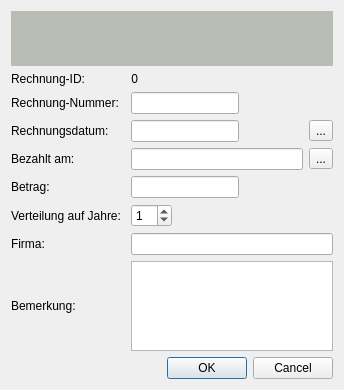
<?xml version="1.0" encoding="UTF-8"?>
<ui version="4.0">
 <class>RechnungDlg</class>
 <widget class="QDialog" name="RechnungDlg">
  <property name="geometry">
   <rect>
    <x>0</x>
    <y>0</y>
    <width>344</width>
    <height>390</height>
   </rect>
  </property>
  <property name="windowTitle">
   <string>Rechnung erfassen/ändern</string>
  </property>
  <layout class="QGridLayout" name="gridLayout">
   <item row="5" column="1">
    <widget class="QLineEdit" name="inRgBetrag">
     <property name="sizePolicy">
      <sizepolicy hsizetype="Fixed" vsizetype="Fixed">
       <horstretch>0</horstretch>
       <verstretch>0</verstretch>
      </sizepolicy>
     </property>
     <property name="alignment">
      <set>Qt::AlignRight|Qt::AlignTrailing|Qt::AlignVCenter</set>
     </property>
    </widget>
   </item>
   <item row="1" column="0">
    <widget class="QLabel" name="label">
     <property name="sizePolicy">
      <sizepolicy hsizetype="Fixed" vsizetype="Preferred">
       <horstretch>0</horstretch>
       <verstretch>0</verstretch>
      </sizepolicy>
     </property>
     <property name="text">
      <string>Rechnung-ID:</string>
     </property>
    </widget>
   </item>
   <item row="1" column="1">
    <widget class="QLabel" name="lblRgId">
     <property name="sizePolicy">
      <sizepolicy hsizetype="Fixed" vsizetype="Preferred">
       <horstretch>0</horstretch>
       <verstretch>0</verstretch>
      </sizepolicy>
     </property>
     <property name="text">
      <string>0</string>
     </property>
     <property name="alignment">
      <set>Qt::AlignRight|Qt::AlignTrailing|Qt::AlignVCenter</set>
     </property>
    </widget>
   </item>
   <item row="8" column="1" colspan="2">
    <widget class="QLineEdit" name="inFirma"/>
   </item>
   <item row="11" column="0" colspan="3">
    <widget class="QDialogButtonBox" name="btnBox">
     <property name="orientation">
      <enum>Qt::Horizontal</enum>
     </property>
     <property name="standardButtons">
      <set>QDialogButtonBox::Cancel|QDialogButtonBox::Ok</set>
     </property>
    </widget>
   </item>
   <item row="7" column="1">
    <widget class="QSpinBox" name="spinRgVerteilung">
     <property name="sizePolicy">
      <sizepolicy hsizetype="Fixed" vsizetype="Fixed">
       <horstretch>0</horstretch>
       <verstretch>0</verstretch>
      </sizepolicy>
     </property>
     <property name="value">
      <number>1</number>
     </property>
    </widget>
   </item>
   <item row="2" column="0">
    <widget class="QLabel" name="label_2">
     <property name="sizePolicy">
      <sizepolicy hsizetype="Fixed" vsizetype="Preferred">
       <horstretch>0</horstretch>
       <verstretch>0</verstretch>
      </sizepolicy>
     </property>
     <property name="text">
      <string>Rechnung-Nummer: </string>
     </property>
    </widget>
   </item>
   <item row="3" column="0">
    <widget class="QLabel" name="label_5">
     <property name="sizePolicy">
      <sizepolicy hsizetype="Fixed" vsizetype="Preferred">
       <horstretch>0</horstretch>
       <verstretch>0</verstretch>
      </sizepolicy>
     </property>
     <property name="text">
      <string>Rechnungsdatum: </string>
     </property>
    </widget>
   </item>
   <item row="2" column="1">
    <widget class="QLineEdit" name="inRgNr">
     <property name="sizePolicy">
      <sizepolicy hsizetype="Fixed" vsizetype="Fixed">
       <horstretch>1</horstretch>
       <verstretch>0</verstretch>
      </sizepolicy>
     </property>
    </widget>
   </item>
   <item row="3" column="1">
    <widget class="QLineEdit" name="inRgDatum">
     <property name="sizePolicy">
      <sizepolicy hsizetype="Fixed" vsizetype="Fixed">
       <horstretch>0</horstretch>
       <verstretch>0</verstretch>
      </sizepolicy>
     </property>
    </widget>
   </item>
   <item row="5" column="0">
    <widget class="QLabel" name="label_3">
     <property name="sizePolicy">
      <sizepolicy hsizetype="Fixed" vsizetype="Preferred">
       <horstretch>0</horstretch>
       <verstretch>0</verstretch>
      </sizepolicy>
     </property>
     <property name="text">
      <string>Betrag: </string>
     </property>
    </widget>
   </item>
   <item row="8" column="0">
    <widget class="QLabel" name="label_4">
     <property name="sizePolicy">
      <sizepolicy hsizetype="Fixed" vsizetype="Preferred">
       <horstretch>0</horstretch>
       <verstretch>0</verstretch>
      </sizepolicy>
     </property>
     <property name="text">
      <string>Firma:</string>
     </property>
    </widget>
   </item>
   <item row="0" column="0" colspan="3">
    <widget class="QLabel" name="lblWohnung">
     <property name="sizePolicy">
      <sizepolicy hsizetype="Expanding" vsizetype="Expanding">
       <horstretch>0</horstretch>
       <verstretch>0</verstretch>
      </sizepolicy>
     </property>
     <property name="minimumSize">
      <size>
       <width>0</width>
       <height>55</height>
      </size>
     </property>
     <property name="maximumSize">
      <size>
       <width>16777215</width>
       <height>55</height>
      </size>
     </property>
     <property name="font">
      <font>
       <pointsize>12</pointsize>
       <italic>true</italic>
      </font>
     </property>
     <property name="autoFillBackground">
      <bool>false</bool>
     </property>
     <property name="styleSheet">
      <string notr="true">background-color: rgb(186, 189, 182);</string>
     </property>
     <property name="text">
      <string>&lt;html&gt;&lt;head/&gt;&lt;body&gt;&lt;p&gt;&lt;br/&gt;&lt;/p&gt;&lt;/body&gt;&lt;/html&gt;</string>
     </property>
     <property name="textFormat">
      <enum>Qt::RichText</enum>
     </property>
     <property name="alignment">
      <set>Qt::AlignCenter</set>
     </property>
     <property name="wordWrap">
      <bool>true</bool>
     </property>
    </widget>
   </item>
   <item row="10" column="0">
    <widget class="QLabel" name="label_7">
     <property name="sizePolicy">
      <sizepolicy hsizetype="Fixed" vsizetype="Fixed">
       <horstretch>0</horstretch>
       <verstretch>0</verstretch>
      </sizepolicy>
     </property>
     <property name="text">
      <string>Bemerkung: </string>
     </property>
    </widget>
   </item>
   <item row="7" column="0">
    <widget class="QLabel" name="label_6">
     <property name="sizePolicy">
      <sizepolicy hsizetype="Fixed" vsizetype="Preferred">
       <horstretch>0</horstretch>
       <verstretch>0</verstretch>
      </sizepolicy>
     </property>
     <property name="text">
      <string>Verteilung auf Jahre: </string>
     </property>
    </widget>
   </item>
   <item row="10" column="1" colspan="2">
    <widget class="QTextEdit" name="txtRgBemerk"/>
   </item>
   <item row="3" column="2">
    <widget class="QToolButton" name="tbRgDatumCalendar">
     <property name="text">
      <string>...</string>
     </property>
    </widget>
   </item>
   <item row="4" column="0">
    <widget class="QLabel" name="label_8">
     <property name="text">
      <string>Bezahlt am:</string>
     </property>
    </widget>
   </item>
   <item row="4" column="1">
    <widget class="QLineEdit" name="inRgBezahltAm"/>
   </item>
   <item row="4" column="2">
    <widget class="QToolButton" name="tbRgBezahltAmCalendar">
     <property name="text">
      <string>...</string>
     </property>
    </widget>
   </item>
  </layout>
 </widget>
 <tabstops>
  <tabstop>inRgNr</tabstop>
  <tabstop>inRgDatum</tabstop>
  <tabstop>tbRgDatumCalendar</tabstop>
  <tabstop>inRgBezahltAm</tabstop>
  <tabstop>tbRgBezahltAmCalendar</tabstop>
  <tabstop>inRgBetrag</tabstop>
  <tabstop>spinRgVerteilung</tabstop>
  <tabstop>inFirma</tabstop>
  <tabstop>txtRgBemerk</tabstop>
 </tabstops>
 <resources/>
 <connections>
  <connection>
   <sender>btnBox</sender>
   <signal>accepted()</signal>
   <receiver>RechnungDlg</receiver>
   <slot>accept()</slot>
   <hints>
    <hint type="sourcelabel">
     <x>257</x>
     <y>380</y>
    </hint>
    <hint type="destinationlabel">
     <x>157</x>
     <y>274</y>
    </hint>
   </hints>
  </connection>
  <connection>
   <sender>btnBox</sender>
   <signal>rejected()</signal>
   <receiver>RechnungDlg</receiver>
   <slot>reject()</slot>
   <hints>
    <hint type="sourcelabel">
     <x>325</x>
     <y>380</y>
    </hint>
    <hint type="destinationlabel">
     <x>286</x>
     <y>274</y>
    </hint>
   </hints>
  </connection>
  <connection>
   <sender>tbRgDatumCalendar</sender>
   <signal>clicked()</signal>
   <receiver>RechnungDlg</receiver>
   <slot>onTbRgDatumCalendarClicked()</slot>
   <hints>
    <hint type="sourcelabel">
     <x>324</x>
     <y>132</y>
    </hint>
    <hint type="destinationlabel">
     <x>342</x>
     <y>94</y>
    </hint>
   </hints>
  </connection>
  <connection>
   <sender>tbRgBezahltAmCalendar</sender>
   <signal>clicked()</signal>
   <receiver>RechnungDlg</receiver>
   <slot>onTbRgBezahltAmCalendarClicked()</slot>
   <hints>
    <hint type="sourcelabel">
     <x>315</x>
     <y>169</y>
    </hint>
    <hint type="destinationlabel">
     <x>347</x>
     <y>208</y>
    </hint>
   </hints>
  </connection>
 </connections>
 <designerdata>
  <property name="gridDeltaX">
   <number>10</number>
  </property>
  <property name="gridDeltaY">
   <number>10</number>
  </property>
  <property name="gridSnapX">
   <bool>true</bool>
  </property>
  <property name="gridSnapY">
   <bool>true</bool>
  </property>
  <property name="gridVisible">
   <bool>true</bool>
  </property>
 </designerdata>
 <slots>
  <slot>onTbRgDatumCalendarClicked()</slot>
  <slot>onTbRgBezahltAmCalendarClicked()</slot>
 </slots>
</ui>
